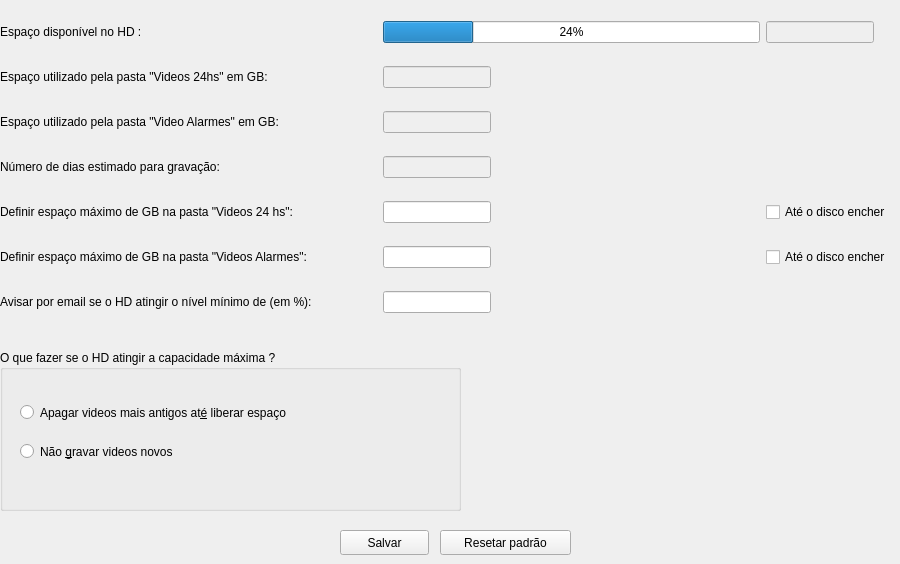
   <widget class="QWidget" name="tabStorage">
    <attribute name="title">
     <string>Armazenamento</string>
    </attribute>
    <widget class="QWidget" name="gridLayoutWidget_2">
     <property name="geometry">
      <rect>
       <x>0</x>
       <y>4</y>
       <width>891</width>
       <height>331</height>
      </rect>
     </property>
     <layout class="QGridLayout" name="gridLayout_2">
      <item row="15" column="0">
       <widget class="QLabel" name="label_27">
        <property name="text">
         <string>Avisar por email se o HD atingir o nível mínimo de (em %):</string>
        </property>
       </widget>
      </item>
      <item row="14" column="0">
       <widget class="QLabel" name="label_30">
        <property name="sizePolicy">
         <sizepolicy hsizetype="Expanding" vsizetype="Preferred">
          <horstretch>0</horstretch>
          <verstretch>0</verstretch>
         </sizepolicy>
        </property>
        <property name="text">
         <string>Definir espaço máximo de GB na pasta &quot;Videos Alarmes&quot;: </string>
        </property>
       </widget>
      </item>
      <item row="1" column="0">
       <widget class="QLabel" name="label_25">
        <property name="sizePolicy">
         <sizepolicy hsizetype="Expanding" vsizetype="Preferred">
          <horstretch>0</horstretch>
          <verstretch>0</verstretch>
         </sizepolicy>
        </property>
        <property name="text">
         <string>Espaço utilizado pela pasta &quot;Videos 24hs&quot; em GB:</string>
        </property>
       </widget>
      </item>
      <item row="10" column="0">
       <widget class="QLabel" name="label_32">
        <property name="text">
         <string>Número de dias estimado para gravação:</string>
        </property>
       </widget>
      </item>
      <item row="7" column="0">
       <widget class="QLabel" name="label_31">
        <property name="sizePolicy">
         <sizepolicy hsizetype="Expanding" vsizetype="Preferred">
          <horstretch>0</horstretch>
          <verstretch>0</verstretch>
         </sizepolicy>
        </property>
        <property name="text">
         <string>Espaço utilizado pela pasta &quot;Video Alarmes&quot; em GB:</string>
        </property>
       </widget>
      </item>
      <item row="0" column="0">
       <widget class="QLabel" name="label_24">
        <property name="text">
         <string>Espaço disponível no HD :</string>
        </property>
       </widget>
      </item>
      <item row="11" column="1">
       <widget class="QLineEdit" name="txtDefinirMaximoAllTime">
        <property name="sizePolicy">
         <sizepolicy hsizetype="Fixed" vsizetype="Fixed">
          <horstretch>0</horstretch>
          <verstretch>0</verstretch>
         </sizepolicy>
        </property>
       </widget>
      </item>
      <item row="11" column="2">
       <widget class="QCheckBox" name="checkBoxNoLimitsVideosAllTime">
        <property name="text">
         <string>Até o disco encher</string>
        </property>
       </widget>
      </item>
      <item row="11" column="0">
       <widget class="QLabel" name="label_28">
        <property name="sizePolicy">
         <sizepolicy hsizetype="Expanding" vsizetype="Preferred">
          <horstretch>0</horstretch>
          <verstretch>0</verstretch>
         </sizepolicy>
        </property>
        <property name="text">
         <string>Definir espaço máximo de GB na pasta &quot;Videos 24 hs&quot;:</string>
        </property>
       </widget>
      </item>
      <item row="0" column="1">
       <widget class="QProgressBar" name="progressBarDisponivelHD">
        <property name="value">
         <number>24</number>
        </property>
       </widget>
      </item>
      <item row="10" column="1">
       <widget class="QLineEdit" name="txtDiasEstimado">
        <property name="enabled">
         <bool>false</bool>
        </property>
        <property name="sizePolicy">
         <sizepolicy hsizetype="Fixed" vsizetype="Fixed">
          <horstretch>0</horstretch>
          <verstretch>0</verstretch>
         </sizepolicy>
        </property>
       </widget>
      </item>
      <item row="14" column="1">
       <widget class="QLineEdit" name="txtDefinirMaximoOnAlarmes">
        <property name="sizePolicy">
         <sizepolicy hsizetype="Fixed" vsizetype="Fixed">
          <horstretch>0</horstretch>
          <verstretch>0</verstretch>
         </sizepolicy>
        </property>
       </widget>
      </item>
      <item row="15" column="1">
       <widget class="QLineEdit" name="txtAvisoUtilizacaoHD">
        <property name="sizePolicy">
         <sizepolicy hsizetype="Fixed" vsizetype="Fixed">
          <horstretch>0</horstretch>
          <verstretch>0</verstretch>
         </sizepolicy>
        </property>
        <property name="maxLength">
         <number>3</number>
        </property>
        <property name="placeholderText">
         <string/>
        </property>
       </widget>
      </item>
      <item row="14" column="2">
       <widget class="QCheckBox" name="checkBoxNoLimitsVideosOnAlarmes">
        <property name="text">
         <string>Até o disco encher</string>
        </property>
       </widget>
      </item>
      <item row="1" column="1">
       <widget class="QLineEdit" name="txtDirUsedVideosAllTime">
        <property name="enabled">
         <bool>false</bool>
        </property>
        <property name="sizePolicy">
         <sizepolicy hsizetype="Fixed" vsizetype="Fixed">
          <horstretch>0</horstretch>
          <verstretch>0</verstretch>
         </sizepolicy>
        </property>
       </widget>
      </item>
      <item row="7" column="1">
       <widget class="QLineEdit" name="txtDirUsedVideosOnAlarmes">
        <property name="enabled">
         <bool>false</bool>
        </property>
        <property name="sizePolicy">
         <sizepolicy hsizetype="Fixed" vsizetype="Fixed">
          <horstretch>0</horstretch>
          <verstretch>0</verstretch>
         </sizepolicy>
        </property>
       </widget>
      </item>
      <item row="0" column="2">
       <widget class="QLineEdit" name="txtAvailableHD">
        <property name="enabled">
         <bool>false</bool>
        </property>
        <property name="sizePolicy">
         <sizepolicy hsizetype="Fixed" vsizetype="Fixed">
          <horstretch>0</horstretch>
          <verstretch>0</verstretch>
         </sizepolicy>
        </property>
       </widget>
      </item>
     </layout>
    </widget>
    <widget class="QPushButton" name="btnSaveStorage">
     <property name="geometry">
      <rect>
       <x>340</x>
       <y>530</y>
       <width>89</width>
       <height>25</height>
      </rect>
     </property>
     <property name="text">
      <string>Salvar</string>
     </property>
    </widget>
    <widget class="QPushButton" name="btnResetarPadraoArmazenamento">
     <property name="geometry">
      <rect>
       <x>440</x>
       <y>530</y>
       <width>131</width>
       <height>25</height>
      </rect>
     </property>
     <property name="text">
      <string>Resetar padrão</string>
     </property>
    </widget>
    <widget class="QGroupBox" name="groupBox">
     <property name="geometry">
      <rect>
       <x>0</x>
       <y>350</y>
       <width>461</width>
       <height>161</height>
      </rect>
     </property>
     <property name="title">
      <string>O que fazer se o HD atingir a capacidade máxima ?</string>
     </property>
     <widget class="QRadioButton" name="radioButtonDeleteOldestFiles">
      <property name="geometry">
       <rect>
        <x>20</x>
        <y>51</y>
        <width>381</width>
        <height>23</height>
       </rect>
      </property>
      <property name="text">
       <string>Apagar videos mais antigos at&amp;é liberar espaço</string>
      </property>
     </widget>
     <widget class="QRadioButton" name="radioButtonStopSaveNewVideos">
      <property name="geometry">
       <rect>
        <x>20</x>
        <y>90</y>
        <width>381</width>
        <height>23</height>
       </rect>
      </property>
      <property name="text">
       <string>Não &amp;gravar videos novos</string>
      </property>
     </widget>
    </widget>
   </widget>
